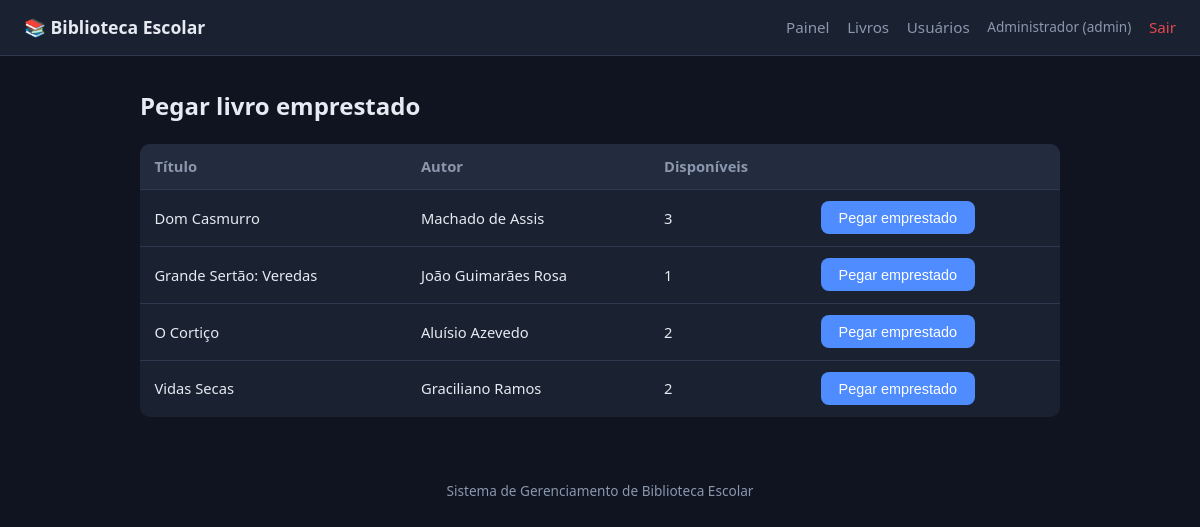
Page /user/borrow.php (signed in) on the committed database.
### tables this page shows
CREATE TABLE books (
    id            INT AUTO_INCREMENT PRIMARY KEY,
    title         VARCHAR(200) NOT NULL,
    author        VARCHAR(160) NOT NULL,
    release_date  DATE         NULL,
    total_copies  INT          NOT NULL DEFAULT 1,    
    created_at    TIMESTAMP    NOT NULL DEFAULT CURRENT_TIMESTAMP
);

### includes/auth.php (called while the page is built, shortened)
<?php
function e(?string $value): string
{
    return htmlspecialchars($value ?? '', ENT_QUOTES, 'UTF-8');
}

### user/borrow.php (the view, shortened to what this page needs)
<?php
require __DIR__ . '/../config/database.php';
require __DIR__ . '/../includes/auth.php';
$sql = "
    SELECT b.id, b.title, b.author,
           (b.total_copies - COALESCE(active.qtd, 0)) AS available
    FROM books b
    LEFT JOIN (
        SELECT book_id, COUNT(*) AS qtd FROM loans
        WHERE returned_at IS NULL GROUP BY book_id
    ) active ON active.book_id = b.id
    ORDER BY b.title
";
$books = $pdo->query($sql)->fetchAll();
require __DIR__ . '/../includes/header.php';
?>
<h1>Pegar livro emprestado</h1>
<table class="table">
    <thead><tr><th>Título</th><th>Autor</th><th>Disponíveis</th><th></th></tr></thead>
    <tbody>
    <?php foreach ($books as $b): ?>
        <tr>
            <td><?= e($b['title']) ?></td>
            <td><?= e($b['author']) ?></td>
            <td><?= (int)$b['available'] ?></td>
            <td>
                <?php if ((int)$b['available'] > 0): ?>
                    <form method="post" action="/actions/borrow_action.php" class="inline">
                        <button type="submit">Pegar emprestado</button>
                    </form>
                <?php else: ?>
                    <span class="badge off">Esgotado</span>
                <?php endif; ?>
            </td>
        </tr>
    <?php endforeach; ?>
    </tbody>
</table>
<?php require __DIR__ . '/../includes/footer.php'; ?>

### assets/style.css (style rules this page uses)
:root { --bg: #0f1420; --surface: #1a2130; --surface-2: #232c3f; --border: #2e394f; --text: #e6eaf2; --muted: #8b97ad; --accent: #4f8cff; --accent-hover: #3d78e8; --danger: #e5484d; --ok: #30a46c; --radius: 10px; }
* { box-sizing: border-box; }
body { margin: 0; font-family: system-ui, -apple-system, "Segoe UI", Roboto, sans-serif; background: var(--bg); color: var(--text); line-height: 1.5; }
h1 { font-size: 1.5rem; margin: 0 0 1.25rem; }
button { padding: 0.55rem 1.1rem; background: var(--accent); color: #fff; border: none; border-radius: 8px; font-size: 0.9rem; cursor: pointer; }
.inline { display: inline; margin: 0; }
.table { width: 100%; border-collapse: collapse; background: var(--surface); border-radius: var(--radius); overflow: hidden; }
.table th, .table td { padding: 0.7rem 0.9rem; text-align: left; border-bottom: 1px solid var(--border); font-size: 0.92rem; }
.table th { background: var(--surface-2); color: var(--muted); font-weight: 600; }
.table tr:last-child td { border-bottom: none; }

### rows in the picture
books: title "Dom Casmurro", author "Machado de Assis", available "3"
books: title "Grande Sertão: Veredas", author "João Guimarães Rosa", available "1"
books: title "O Cortiço", author "Aluísio Azevedo", available "2"
books: title "Vidas Secas", author "Graciliano Ramos", available "2"

### other values in the picture
$_SESSION['name'] "Administrador"
$_SESSION['role'] "admin"
